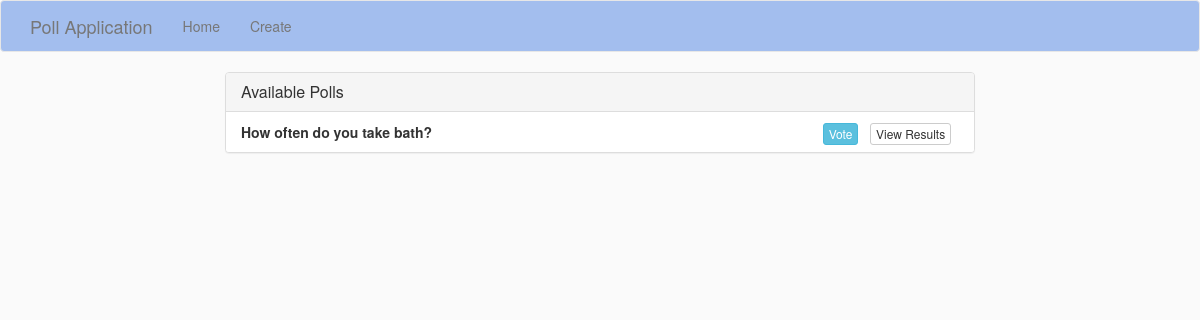
Before: / with the older database file.
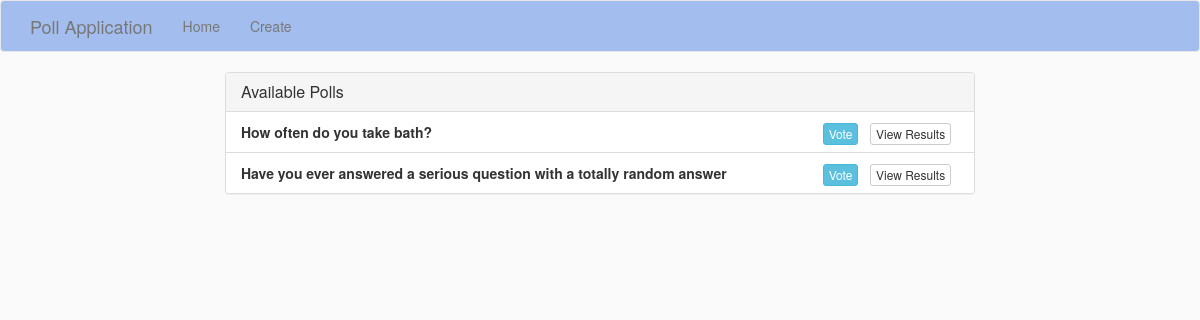
After: the same page with the newer database file.
### pollapp/models.py (models this page shows, shortened)
class Poll(models.Model):
    question = models.TextField()
    option_one = models.CharField(max_length=20)
    option_two = models.CharField(max_length=20)
    option_three = models.CharField(max_length=20)
    count_one = models.IntegerField(default=0)
    count_two = models.IntegerField(default=0)
    count_three = models.IntegerField(default=0)

### pollapp/views.py (the view)
# urls.py: path('', views.home, name='home'),
def home(request):
    polls=Poll.objects.all()
    context={'polls':polls}
    return render(request, 'pollapp/home.html', context)

### pollapp/templates/pollapp/home.html (shortened to what this page needs)
{% extends "pollapp/base.html" %}
{% block main %}
<div class="row">
    <div class="col-lg-8 col-lg-offset-2">
        <div class="panel panel-default">
            <div class="panel-heading">
                <h3 class="panel-title">Available Polls</h3>
            </div>
            <ul class="list-group">
                {% for poll in polls %}
                <li class="list-group-item">
                    <strong>{{ poll.question }}</strong>
                    <span class="pull-right">
                        <a href="{% url 'vote' poll.id %}" class="btn btn-info btn-xs">Vote</a> &nbsp;
                        <a href="{% url 'results' poll.id %}" class="btn btn-default btn-xs">View Results</a> &nbsp;
                    </span>
                </li>
                {% endfor %}
            </ul>
        </div>
    </div>
</div>
{% endblock %}

Changed rows visible on the page:
added Poll: question "Have you ever answered a serious question with a totally random answer"
